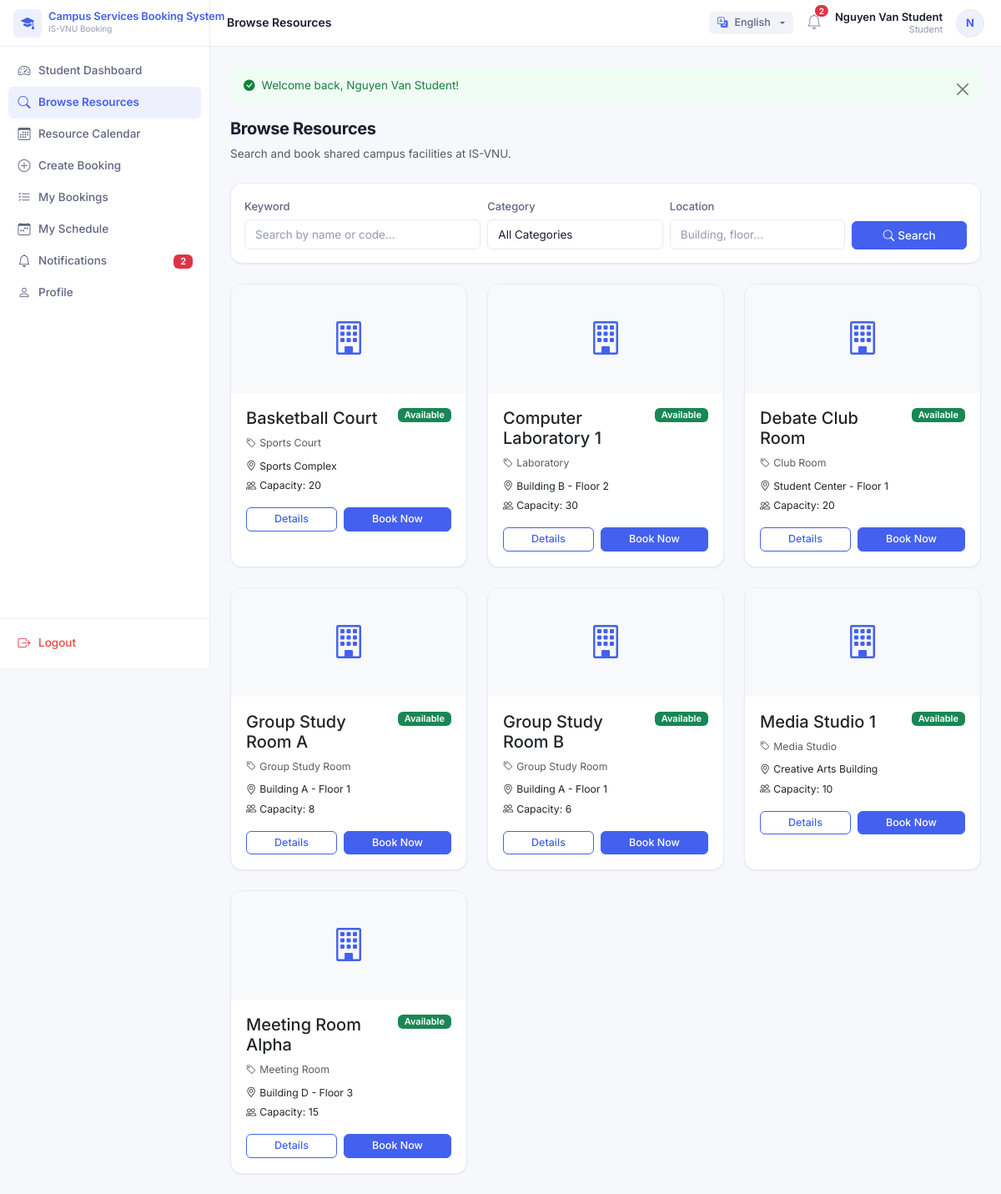
Page /index.php?page=resources&action=browse (signed in) on the committed database.
### tables this page shows
CREATE TABLE resources (
  id INT UNSIGNED AUTO_INCREMENT PRIMARY KEY,
  category_id INT UNSIGNED NOT NULL,
  resource_code VARCHAR(50) NOT NULL UNIQUE,
  resource_name VARCHAR(150) NOT NULL,
  location VARCHAR(150) NOT NULL,
  capacity INT UNSIGNED DEFAULT 1,
  description TEXT,
  image VARCHAR(255) DEFAULT NULL,
  status ENUM('available','unavailable','maintenance','restricted') NOT NULL DEFAULT 'available',
  created_at TIMESTAMP DEFAULT CURRENT_TIMESTAMP,
  updated_at TIMESTAMP DEFAULT CURRENT_TIMESTAMP ON UPDATE CURRENT_TIMESTAMP,
  FOREIGN KEY (category_id) REFERENCES resource_categories(id) ON DELETE RESTRICT,
  INDEX idx_resources_category (category_id),
  INDEX idx_resources_status (status)
);

CREATE TABLE resource_categories (
  id INT UNSIGNED AUTO_INCREMENT PRIMARY KEY,
  category_name VARCHAR(100) NOT NULL UNIQUE,
  description TEXT,
  requires_approval TINYINT(1) NOT NULL DEFAULT 0,
  max_booking_hours_per_day DECIMAL(5,2) DEFAULT 4.00,
  max_booking_hours_per_week DECIMAL(5,2) DEFAULT 10.00,
  max_peak_slots_per_week INT UNSIGNED DEFAULT 2,
  cancellation_deadline_hours INT UNSIGNED DEFAULT 24,
  status ENUM('active','inactive') NOT NULL DEFAULT 'active',
  created_at TIMESTAMP DEFAULT CURRENT_TIMESTAMP,
  updated_at TIMESTAMP DEFAULT CURRENT_TIMESTAMP ON UPDATE CURRENT_TIMESTAMP
);

### app/core/Controller.php (called while the page is built, shortened)
<?php
class Controller
{
    protected function view(string $view, array $data = [], string $layout = 'main'): void
    {
        extract($data);
        $contentFile = VIEW_PATH . '/' . str_replace('.', '/', $view) . '.php';
        require $contentFile;
    }
    protected function get(): array
    {
        return $_GET;
    }
}

### app/controllers/ResourceController.php (called while the page is built, shortened)
<?php
class ResourceController extends Controller
{
    private ResourceRepository $resourceRepo;
    private ResourceCategoryRepository $categoryRepo;
    public function __construct()
    {
        $this->resourceRepo = new ResourceRepository();
        $this->categoryRepo = new ResourceCategoryRepository();
    }
    public function browse(): void
    {
        $filters = [
            'search' => trim((string) ($this->get()['search'] ?? '')),
            'category_id' => $this->get()['category_id'] ?? '',
            'location' => trim((string) ($this->get()['location'] ?? '')),
        ];
        $resources = $this->resourceRepo->findAvailable($filters);
        $this->view('resources/browse', [
            'title' => 'Browse Resources',
            'resources' => $resources,
            'filters' => $filters,
            'categories' => $this->categoryRepo->findAll(['status' => 'active']),
        ]);
    }
}

### public/index.php (called while the page is built, shortened)
<?php
require_once dirname(__DIR__) . '/app/config/config.php';
$action = trim((string) ($_GET['action'] ?? 'index'));
$methodName = $action;
$controller = new $controllerClass();
$controller->$methodName();

### app/config/config.php (called while the page is built, shortened)
<?php
spl_autoload_register(function (string $class): void {
    $paths = [
        APP_PATH . '/core/' . $class . '.php',
        APP_PATH . '/controllers/' . $class . '.php',
        APP_PATH . '/models/' . $class . '.php',
        APP_PATH . '/repositories/' . $class . '.php',
        APP_PATH . '/services/' . $class . '.php',
    ];
    foreach ($paths as $path) {
        if (file_exists($path)) {
            return;
        }
    }
});
require_once APP_PATH . '/helpers/functions.php';

### app/core/Database.php (called while the page is built, shortened)
<?php
class Database
{
    private static ?Database $instance = null;
    private PDO $connection;
    private function __construct()
    {
        $dsn = sprintf('mysql:host=%s;dbname=%s;charset=%s', DB_HOST, DB_NAME, DB_CHARSET);
        $options = [
            PDO::ATTR_ERRMODE => PDO::ERRMODE_EXCEPTION,
            PDO::ATTR_DEFAULT_FETCH_MODE => PDO::FETCH_ASSOC,
            PDO::ATTR_EMULATE_PREPARES => false,
        ];
        $this->connection = new PDO($dsn, DB_USER, DB_PASS, $options);
    }
    public static function getInstance(): self
    {
        if (self::$instance === null) {
            self::$instance = new self();
        }
        return self::$instance;
    }
    public function getConnection(): PDO
    {
        return $this->connection;
    }
}

### app/repositories/ResourceRepository.php (called while the page is built, shortened)
<?php
class ResourceRepository
{
    private PDO $db;
    public function __construct()
    {
        $this->db = Database::getInstance()->getConnection();
    }
    public function findAvailable(array $filters = []): array
    {
        $sql = 'SELECT r.*, rc.category_name
                FROM resources r
                JOIN resource_categories rc ON rc.id = r.category_id
                WHERE r.status = "available" AND rc.status = "active"';
        $params = [];
        $sql .= ' ORDER BY r.resource_name ASC';
        $stmt = $this->db->prepare($sql);
        $stmt->execute($params);
        return $stmt->fetchAll();
    }
}

### app/views/resources/browse.php (the view, shortened to what this page needs)
<div class="page-header mb-4">
  <h1 class="h3 fw-bold">Browse Resources</h1>
  <p class="text-muted mb-0">Search and book shared campus facilities at IS-VNU.</p>
</div>
<form class="card p-3 mb-4" method="GET">
  <div class="row g-2 align-items-end">
    <div class="col-md-4"><label class="form-label small">Keyword</label><input name="search" class="form-control" placeholder="Search by name or code..." value="<?= e($filters['search'] ?? '') ?>"></div>
    <div class="col-md-3"><label class="form-label small">Category</label><select name="category_id" class="form-select"><option value="">All Categories</option></select></div>
    <div class="col-md-3"><label class="form-label small">Location</label><input name="location" class="form-control" placeholder="Building, floor..." value="<?= e($filters['location'] ?? '') ?>"></div>
    <div class="col-md-2"><button class="btn btn-primary w-100"><i class="bi bi-search me-1"></i>Search</button></div>
  </div>
</form>
<div class="row g-4">
  <?php foreach ($resources as $r): ?>
  <div class="col-md-6 col-lg-4">
    <div class="card resource-card h-100 shadow-sm">
      <div class="card-img-top resource-card-img d-flex align-items-center justify-content-center bg-light"><i class="bi bi-building text-primary" style="font-size:2.5rem"></i></div>
      <div class="card-body">
        <div class="d-flex justify-content-between align-items-start gap-2 mb-2">
          <h5 class="card-title mb-0"><?= e($r['resource_name']) ?></h5>
          <?= status_badge($r['status'], 'resource') ?>
        </div>
        <p class="text-muted small mb-2"><i class="bi bi-tag me-1"></i><?= e($r['category_name'] ?? '') ?></p>
        <p class="small mb-1"><i class="bi bi-geo-alt me-1"></i><?= e($r['location']) ?></p>
        <p class="small mb-3"><i class="bi bi-people me-1"></i>Capacity: <?= (int) $r['capacity'] ?></p>
        <div class="d-flex gap-2">
          <a href="<?= route_url('resources', 'show', ['id' => $r['id']]) ?>" class="btn btn-sm btn-outline-primary flex-fill">Details</a>
          <a href="<?= route_url('bookings', 'create', ['resource_id' => $r['id']]) ?>" class="btn btn-sm btn-primary flex-fill">Book Now</a>
        </div>
      </div>
    </div>
  </div>
  <?php endforeach; ?>
</div>

### app/helpers/functions.php (shortened to what this page needs)
<?php
function url(string $path = ''): string
{
    $path = ltrim($path, '/');
    return APP_URL . ($path ? '/' . $path : '');
}
function e(?string $value): string
{
    return htmlspecialchars($value ?? '', ENT_QUOTES, 'UTF-8');
}
function status_badge(string $status, string $type = 'booking'): string
{
    $classes = [
        'booking' => [
            'pending' => 'bg-warning text-dark',
            'approved' => 'bg-success',
            'rejected' => 'bg-danger',
            'cancelled' => 'bg-secondary',
            'completed' => 'bg-primary',
            'expired' => 'bg-dark',
        ],
        'resource' => [
            'available' => 'bg-success',
            'unavailable' => 'bg-secondary',
            'maintenance' => 'bg-warning text-dark',
            'restricted' => 'bg-danger',
        ],
    ];
    $map = $classes[$type] ?? $classes['booking'];
    $class = $map[$status] ?? 'bg-secondary';
    $label = ucwords(str_replace('_', ' ', $status));
    return '<span class="badge ' . $class . '">' . e($label) . '</span>';
}
function route_url(string $page, string $action = 'index', array $params = []): string
{
    $query = ['page' => $page];
    if ($action !== 'index') {
        $query['action'] = $action;
    }
    foreach ($params as $k => $v) {
        if ($v !== '' && $v !== null) {
            $query[$k] = $v;
        }
    }
    return url('index.php?' . http_build_query($query));
}

### rows in the picture
resources: resource_name "Basketball Court", status "Available", category.category_name "Sports Court", location "Sports Complex", capacity "20"
resources: resource_name "Computer Laboratory 1", status "Available", category.category_name "Laboratory", location "Building B - Floor 2", capacity "30"
resources: resource_name "Debate Club Room", status "Available", category.category_name "Club Room", location "Student Center - Floor 1", capacity "20"
resources: resource_name "Group Study Room A", status "Available", category.category_name "Group Study Room", location "Building A - Floor 1", capacity "8"
resources: resource_name "Group Study Room B", status "Available", category.category_name "Group Study Room", location "Building A - Floor 1", capacity "6"
resources: resource_name "Media Studio 1", status "Available", category.category_name "Media Studio", location "Creative Arts Building", capacity "10"
resources: resource_name "Meeting Room Alpha", status "Available", category.category_name "Meeting Room", location "Building D - Floor 3", capacity "15"

### other values in the picture
setting('system_name', 'Campus Services') "Campus Services Booking System"
__($item['label']) "Student Dashboard"
__($item['label']) "Browse Resources"
__($item['label']) "Resource Calendar"
__($item['label']) "Create Booking"
__($item['label']) "My Bookings"
__($item['label']) "My Schedule"
__($item['label']) "Notifications"
$unreadNotifications "2"
__($item['label']) "Profile"
__('Logout') "Logout"
__($title ?? '') "Browse Resources"
$user['full_name'] "Nguyen Van Student"
__($role) "Student"
substr($user['full_name'] ?? 'U', 0, 1) "N"
